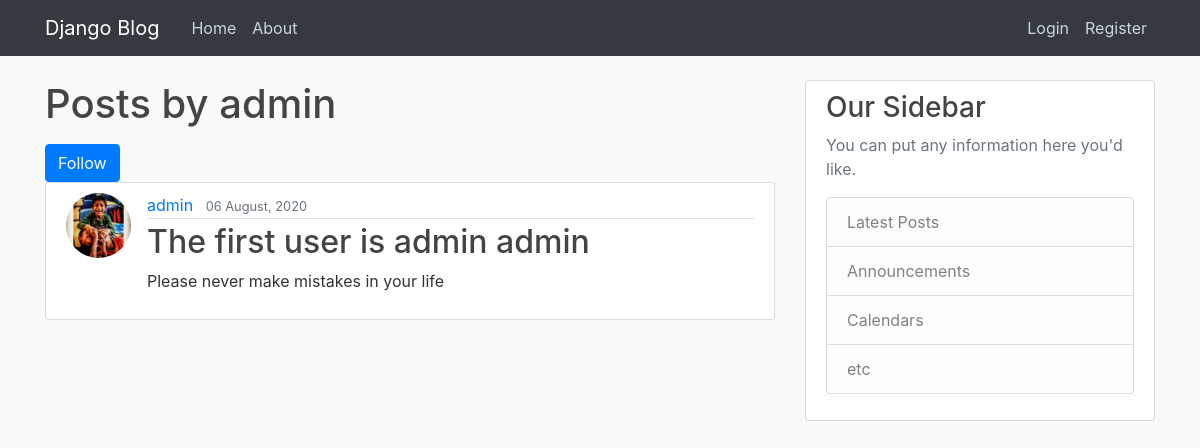
The page /post/admin/ on the database as committed earlier.
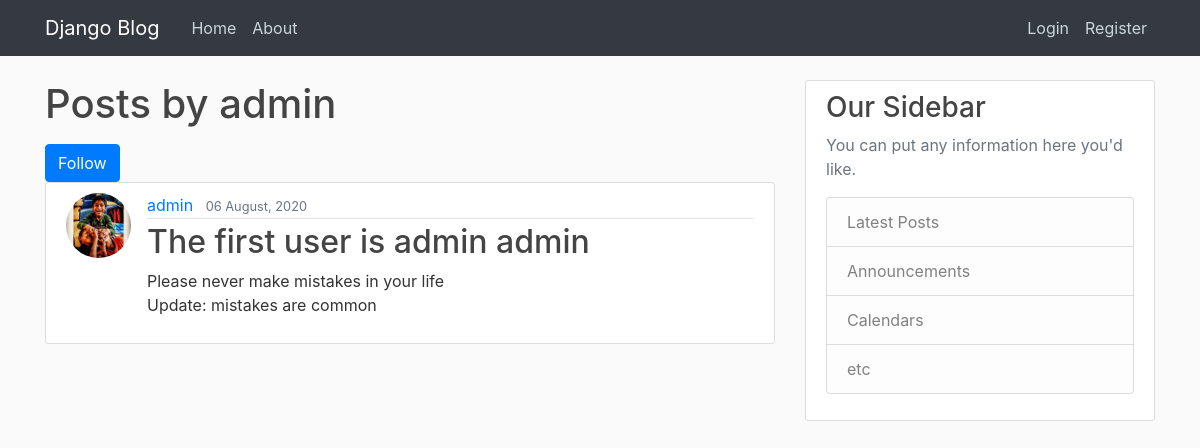
The same page on the database as committed later.
### blog/models.py (models this page shows, shortened)
class Post(models.Model):
	title=models.CharField(max_length=100)
	content=models.TextField()
	date_posted=models.DateTimeField(default=timezone.now)
	author=models.ForeignKey(User,on_delete=models.CASCADE)

### users/models.py (models this page shows, shortened)
class Profile(models.Model):
	user=models.OneToOneField(User,on_delete=models.CASCADE)
	image=models.ImageField(default='default.jpg',upload_to='profile_pics')
	firstname=models.CharField(max_length=10,default='First name')
	lastname=models.CharField(max_length=10,default='Last name')

### blog/views.py (the view)
# urls.py: path('post/<str:username>/', UserPostListView.as_view(), name='user-posts'),
class UserPostListView(ListView):
	model=Post
	template_name='blog/user_post.html'
	context_object_name='posts'
	def get_queryset(self):
		user=get_object_or_404(User,username=self.kwargs.get('username'))
		return Post.objects.filter(author=user).order_by('-date_posted')

### blog/templates/blog/user_post.html
{% extends "blog/base.html" %} {% block content %}
<h1 class="mb-3">Posts by {{view.kwargs.username}}</h1>
<a
  class="btn btn-primary"
  type="submit"
  href="{% url 'send_request' view.kwargs.username %}"
  >Follow</a
>
{% for post in posts %}
<article class="media content-section">
  <img
    class="rounded-circle article-img"
    src="{{post.author.profile.image.url}}"
  />
  <div class="media-body">
    <div class="article-metadata">
      <a class="mr-2" href="{% url 'user-posts' post.author.username %}"
        >{{ post.author }}</a
      >
      <small class="text-muted">{{ post.date_posted|date:"d F, Y" }}</small>
    </div>
    <h2>
      <a class="article-title" href="{% url 'post-detail' post.id %}"
        >{{ post.title }}</a
      >
    </h2>
    <p class="article-content">{{ post.content }}</p>
  </div>
</article>
{% endfor %} {% endblock content%}

Rows that differ between the two databases and show on the page:
changed Post "The first user is admin admin": content "Please never make mistakes in your life" → "Please never make mistakes in your life Update: mistakes are common"
